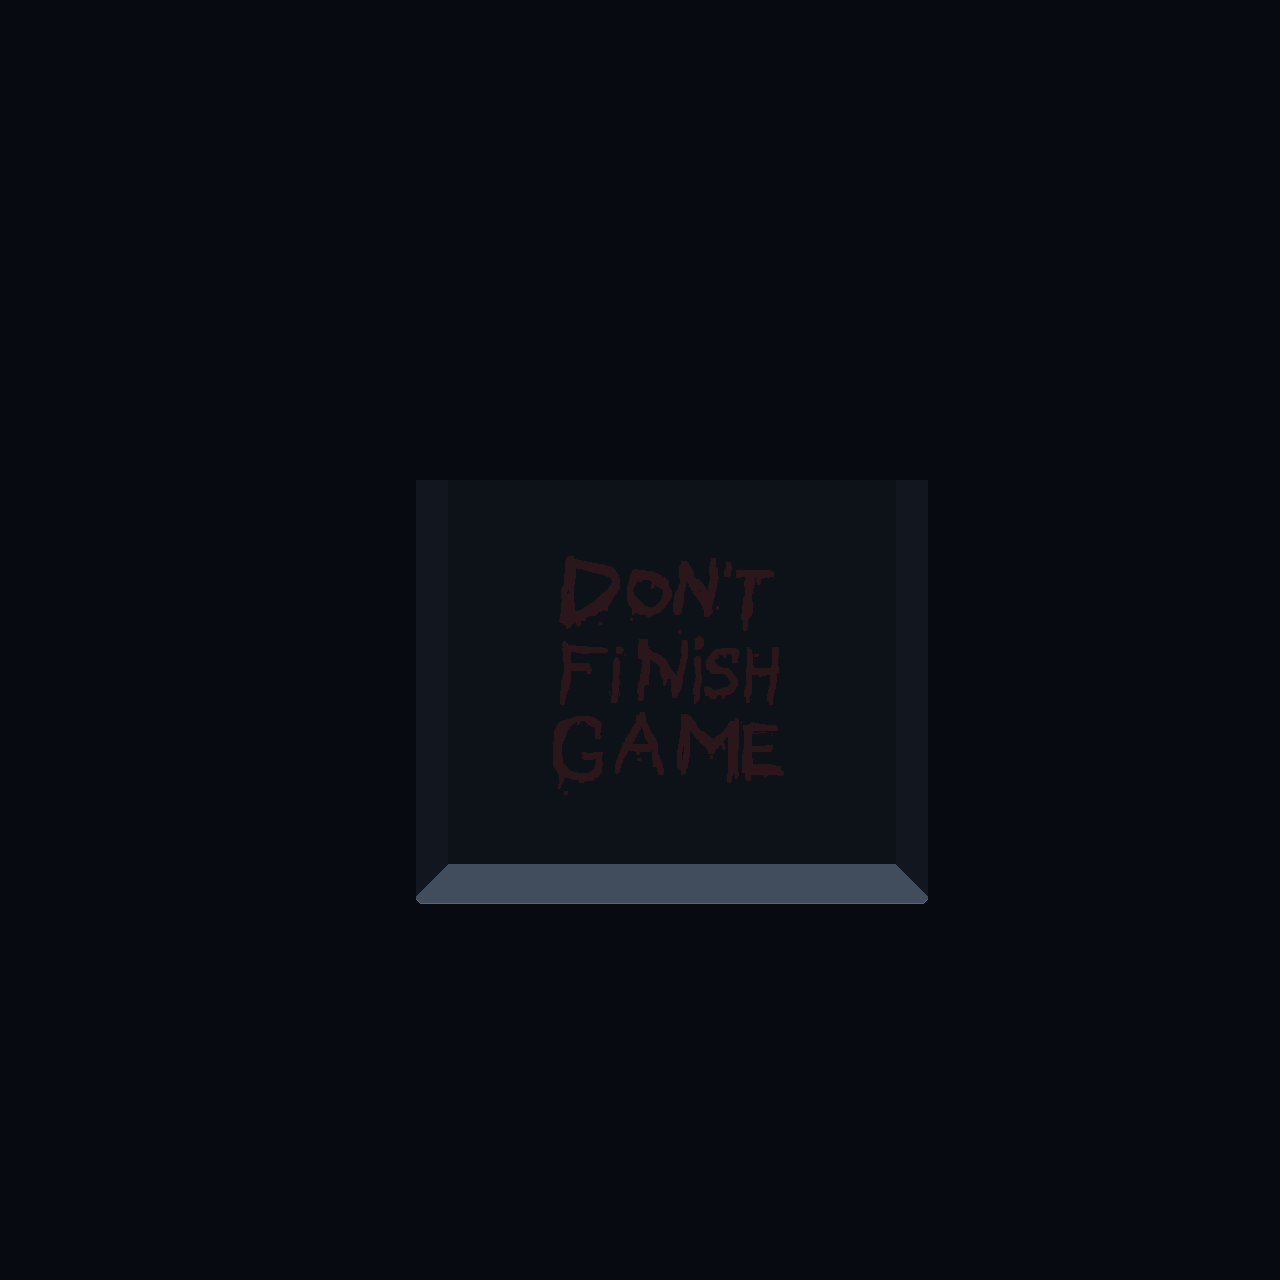

Below is a game level as drawn by its tile map, then a one-line description and the .tmx that defines it (tile-layer data replaced by summaries):
An orthogonal 40x40 tile map with 32x32 px tiles, 4 tile layers (background, platforms, texts, bulbs), 3 tilesets and 6 objects (4x boundaries, infectorEntity, player1Entity).

<map version="1.0" tiledversion="1.1.0" orientation="orthogonal" renderorder="right-down" width="40" height="40" tilewidth="32" tileheight="32" infinite="0" nextobjectid="18">
 <tileset firstgid="1" source="tile_floor_walls.tsx" />
 <tileset firstgid="37" source="dontfinish.tsx" />
 <tileset firstgid="101" source="wall_blue01.tsx" />
 <layer name="background" width="40" height="40">
  <data>[1600 cells, 1600 non-empty, 3 distinct tile ids]</data>
 </layer>
 <layer name="platforms" width="40" height="40">
  <data>[1600 cells, 32 non-empty, 6 distinct tile ids]</data>
 </layer>
 <layer name="texts" width="40" height="40">
  <data>[1600 cells, 64 non-empty, 64 distinct tile ids]</data>
 </layer>
 <objectgroup name="collisions">
  <object id="1" type="boundaries" x="384" y="480" width="32" height="416" />
  <object id="2" type="boundaries" x="928" y="480" width="32" height="416" />
  <object id="3" type="boundaries" x="384" y="448" width="576" height="32" />
  <object id="4" type="boundaries" x="384" y="896" width="576" height="32" />
  <object id="17" name="infectorEntity" x="704" y="768" width="64" height="64">
   <properties>
    <property name="image" value="save" />
   </properties>
  </object>
 </objectgroup>
 <objectgroup name="player">
  <object id="16" name="player1Entity" x="480" y="768" width="64" height="128">
   <properties>
    <property name="anchorPoint" value="json:{&quot;x&quot;:0.5,&quot;y&quot;:0}" />
    <property name="frameWidth" type="int" value="32" />
    <property name="image" value="pink_man_walk" />
   </properties>
  </object>
 </objectgroup>
 <layer name="bulbs" width="40" height="40">
  <data>[1600 cells, 0 non-empty, 0 distinct tile ids]</data>
 </layer>
</map>
